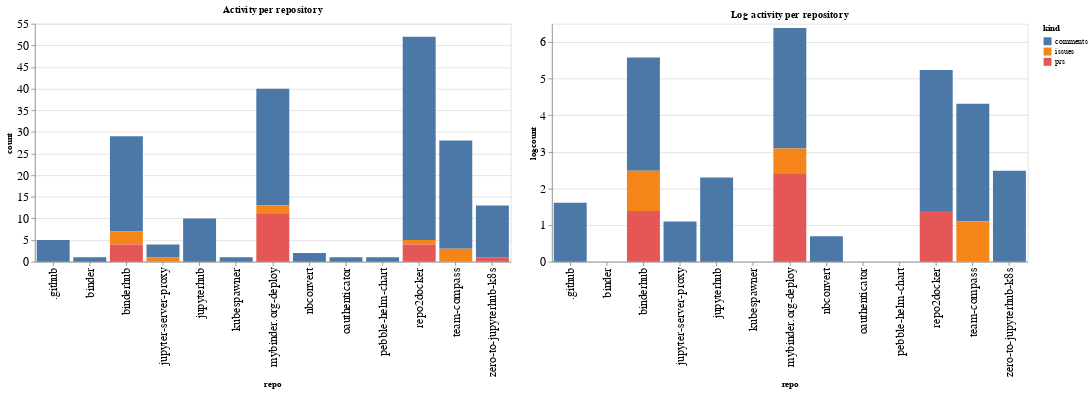

Notebook code cell kept with this figure:
### Code cell
ch1 = alt.Chart(repo_summaries, width=600, title="Activity per repository").mark_bar().encode(
    x='repo',
    y='count',
    color='kind',
    tooltip="kind"
)

ch2 = alt.Chart(repo_summaries, width=600, title="Log activity per repository").mark_bar().encode(
    x='repo',
    y='logcount',
    color='kind',
    tooltip="kind"
)

ch1 | ch2

### Figure 1 — Vega-Lite specification as saved in the notebook (floating-point values rounded to 4 significant figures)
{"config": {"axisLeft": {"labelFontSize": 15}, "axisBottom": {"labelFontSize": 15}}, "hconcat": [{"mark": "bar", "encoding": {"color": {"type": "nominal", "field": "kind"}, "tooltip": {"type": "nominal", "field": "kind"}, "x": {"type": "nominal", "field": "repo"}, "y": {"type": "quantitative", "field": "count"}}, "title": "Activity per repository", "width": 600}, {"mark": "bar", "encoding": {"color": {"type": "nominal", "field": "kind"}, "tooltip": {"type": "nominal", "field": "kind"}, "x": {"type": "nominal", "field": "repo"}, "y": {"type": "quantitative", "field": "logcount"}}, "title": "Log activity per repository", "width": 600}], "data": {"name": "data-6a99c5e513eaf4b42d309d78a65344ac"}, "$schema": "https://vega.github.io/schema/vega-lite/v4.8.1.json", "datasets": {"data-6a99c5e513eaf4b42d309d78a65344ac": [{"repo": ".github", "kind": "comments", "count": 5, "logcount": 1.609}, {"repo": "binder", "kind": "comments", "count": 1, "logcount": 0.0}, {"repo": "binderhub", "kind": "comments", "count": 22, "logcount": 3.091}, {"repo": "binderhub", "kind": "issues", "count": 3, "logcount": 1.099}, {"repo": "binderhub", "kind": "prs", "count": 4, "logcount": 1.386}, {"repo": "jupyter-server-proxy", "kind": "comments", "count": 3, "logcount": 1.099}, {"repo": "jupyter-server-proxy", "kind": "issues", "count": 1, "logcount": 0.0}, {"repo": "jupyterhub", "kind": "comments", "count": 10, "logcount": 2.303}, {"repo": "kubespawner", "kind": "comments", "count": 1, "logcount": 0.0}, {"repo": "mybinder.org-deploy", "kind": "comments", "count": 27, "logcount": 3.296}, {"repo": "mybinder.org-deploy", "kind": "issues", "count": 2, "logcount": 0.6931}, {"repo": "mybinder.org-deploy", "kind": "prs", "count": 11, "logcount": 2.398}, {"repo": "nbconvert", "kind": "comments", "count": 2, "logcount": 0.6931}, {"repo": "oauthenticator", "kind": "comments", "count": 1, "logcount": 0.0}, {"repo": "pebble-helm-chart", "kind": "comments", "count": 1, "logcount": 0.0}, {"repo": "repo2docker", "kind": "comments", "count": 47, "logcount": 3.85}, {"repo": "repo2docker", "kind": "issues", "count": 1, "logcount": 0.0}, {"repo": "repo2docker", "kind": "prs", "count": 4, "logcount": 1.386}, {"repo": "team-compass", "kind": "comments", "count": 25, "logcount": 3.219}, {"repo": "team-compass", "kind": "issues", "count": 3, "logcount": 1.099}, {"repo": "zero-to-jupyterhub-k8s", "kind": "comments", "count": 12, "logcount": 2.485}, {"repo": "zero-to-jupyterhub-k8s", "kind": "prs", "count": 1, "logcount": 0.0}]}}
